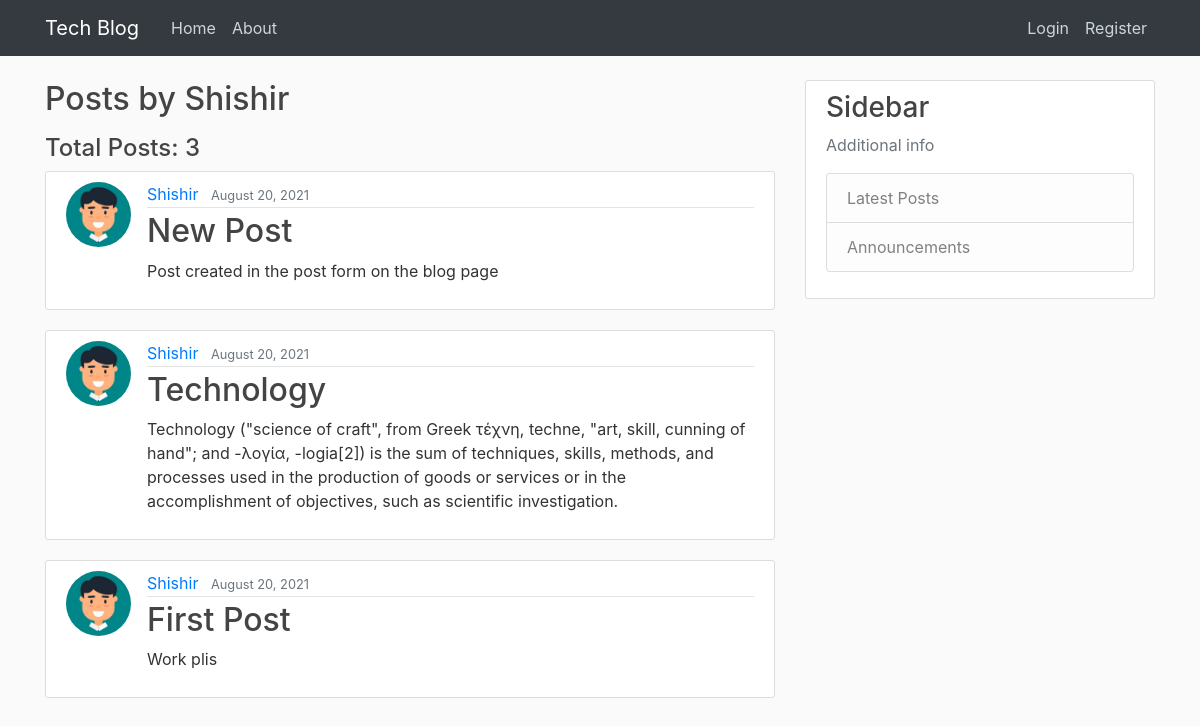
Page /user/Shishir on the earlier database version.
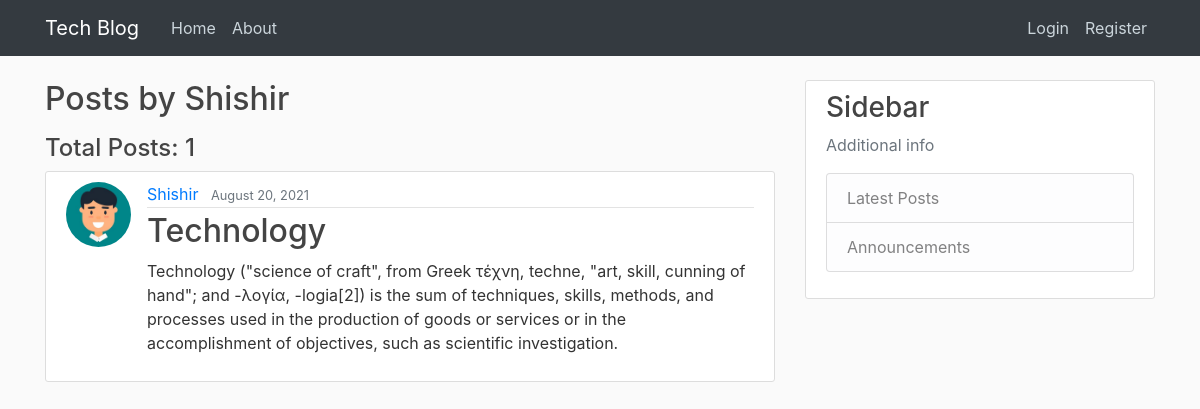
Same page on the later database version.
### blog/models.py (models this page shows, shortened)
class Post(models.Model):
    title = models.CharField(max_length=100)
    content = models.TextField()
    date_posted = models.DateTimeField(default=timezone.now)
    author = models.ForeignKey(User, on_delete=models.CASCADE)

### users/models.py (models this page shows, shortened)
class Profile(models.Model):
    user = models.OneToOneField(User, on_delete=models.CASCADE)
    image = models.ImageField(default='default.jpg', upload_to='profile_pics')

### blog/views.py (the view)
# urls.py: path('user/<str:username>', UserPostListView.as_view(), name='user-posts'),
class UserPostListView(ListView):
    model = Post
    template_name = 'blog/user_posts.html'
    context_object_name = 'posts'
    paginate_by = 5  # pagination
    def get_queryset(self):
        user = get_object_or_404(User, username=self.kwargs.get('username'))
        return Post.objects.filter(author=user).order_by('-date_posted')

### blog/templates/blog/user_posts.html (shortened to what this page needs)
{% extends "blog/base.html" %}
{% block content %}
    <h2 class="mb-3">Posts by {{ view.kwargs.username }}</h2>
    <h4>Total Posts: {{ page_obj.paginator.count }}</h4>
    {% for post in posts %}
    <article class="media content-section">
        <img class="rounded-circle article-img" src="{{ post.author.profile.image.url }}" alt="Profile Picture">
        <div class="media-body">
            <div class="article-metadata">
                <a class="mr-2" href="{% url 'user-posts' post.author.username %}">{{ post.author }}</a>
                <small class="text-muted">{{ post.date_posted|date:"F d, Y" }}</small>
            </div>
            <h2><a class="article-title" href="{% url 'post-detail' post.id %}">{{ post.title }}</a></h2>
            <p class="article-content">{{ post.content }}</p>
        </div>
    </article>
    {% endfor %}
{% endblock content %}

Differences in the rows shown:
removed Post: author.profile.image (picture), author "Shishir", date_posted "August 20, 2021", title "New Post", content "Post created in the post form on the blog page"
removed Post: author.profile.image (picture), author "Shishir", date_posted "August 20, 2021", title "First Post", content "Work plis"
Other differences:
{{ page_obj.paginator.count }}: "3" → "1"
